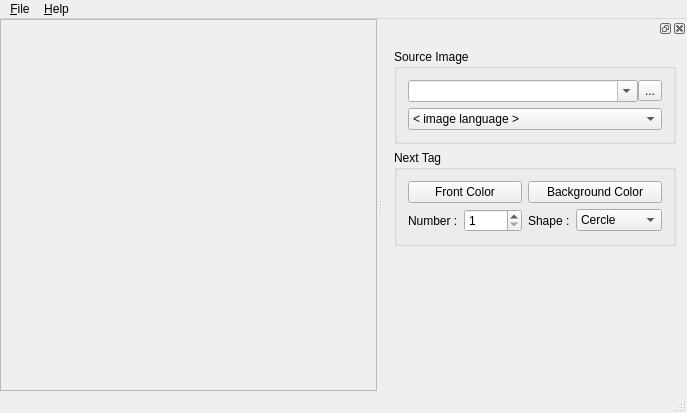
<?xml version="1.0" encoding="UTF-8"?>
<ui version="4.0">
 <class>MainWindow</class>
 <widget class="QMainWindow" name="MainWindow">
  <property name="geometry">
   <rect>
    <x>0</x>
    <y>0</y>
    <width>687</width>
    <height>413</height>
   </rect>
  </property>
  <property name="windowTitle">
   <string>MainWindow</string>
  </property>
  <widget class="QWidget" name="centralWidget">
   <layout class="QVBoxLayout" name="verticalLayout_2">
    <property name="margin">
     <number>0</number>
    </property>
    <item>
     <widget class="QScrollArea" name="scrollArea">
      <property name="widgetResizable">
       <bool>true</bool>
      </property>
      <widget class="QWidget" name="scrollAreaWidgetContents">
       <property name="geometry">
        <rect>
         <x>0</x>
         <y>0</y>
         <width>376</width>
         <height>368</height>
        </rect>
       </property>
      </widget>
     </widget>
    </item>
   </layout>
  </widget>
  <widget class="QMenuBar" name="menuBar">
   <property name="geometry">
    <rect>
     <x>0</x>
     <y>0</y>
     <width>687</width>
     <height>20</height>
    </rect>
   </property>
   <widget class="QMenu" name="menu_File">
    <property name="title">
     <string>&amp;File</string>
    </property>
    <addaction name="actionExit"/>
   </widget>
   <widget class="QMenu" name="menuAbout_Qt">
    <property name="title">
     <string>&amp;Help</string>
    </property>
    <addaction name="actionAboutQt"/>
    <addaction name="actionAboutImageTagger"/>
   </widget>
   <addaction name="menu_File"/>
   <addaction name="menuAbout_Qt"/>
  </widget>
  <widget class="QStatusBar" name="statusBar"/>
  <widget class="QDockWidget" name="toolDW">
   <property name="minimumSize">
    <size>
     <width>304</width>
     <height>220</height>
    </size>
   </property>
   <property name="acceptDrops">
    <bool>true</bool>
   </property>
   <property name="allowedAreas">
    <set>Qt::LeftDockWidgetArea|Qt::RightDockWidgetArea</set>
   </property>
   <attribute name="dockWidgetArea">
    <number>2</number>
   </attribute>
   <widget class="QWidget" name="dockWidgetContents_3">
    <layout class="QVBoxLayout" name="verticalLayout_3">
     <item>
      <widget class="QGroupBox" name="sourceGB">
       <property name="title">
        <string>Source Image</string>
       </property>
       <layout class="QVBoxLayout" name="verticalLayout">
        <item>
         <layout class="QHBoxLayout" name="horizontalLayout">
          <property name="spacing">
           <number>0</number>
          </property>
          <item>
           <widget class="QComboBox" name="imagePathCB">
            <property name="editable">
             <bool>true</bool>
            </property>
            <property name="insertPolicy">
             <enum>QComboBox::InsertAtTop</enum>
            </property>
           </widget>
          </item>
          <item>
           <widget class="QToolButton" name="imagePathPB">
            <property name="text">
             <string>...</string>
            </property>
           </widget>
          </item>
         </layout>
        </item>
        <item>
         <layout class="QHBoxLayout" name="horizontalLayout_2">
          <item>
           <widget class="QComboBox" name="imageLanguageCB">
            <item>
             <property name="text">
              <string>&lt; image language &gt;</string>
             </property>
            </item>
           </widget>
          </item>
         </layout>
        </item>
       </layout>
      </widget>
     </item>
     <item>
      <widget class="QGroupBox" name="tagGB">
       <property name="title">
        <string>Next Tag</string>
       </property>
       <layout class="QGridLayout" name="gridLayout">
        <item row="0" column="0" colspan="2">
         <widget class="QPushButton" name="frontColorPB">
          <property name="text">
           <string>Front Color</string>
          </property>
         </widget>
        </item>
        <item row="0" column="2" colspan="2">
         <widget class="QPushButton" name="backgroundColorPB">
          <property name="text">
           <string>Background Color</string>
          </property>
         </widget>
        </item>
        <item row="1" column="0">
         <widget class="QLabel" name="numberL">
          <property name="text">
           <string>Number :</string>
          </property>
         </widget>
        </item>
        <item row="1" column="1">
         <widget class="QSpinBox" name="numberSB">
          <property name="sizePolicy">
           <sizepolicy hsizetype="Expanding" vsizetype="Fixed">
            <horstretch>0</horstretch>
            <verstretch>0</verstretch>
           </sizepolicy>
          </property>
          <property name="minimum">
           <number>1</number>
          </property>
          <property name="maximum">
           <number>999</number>
          </property>
         </widget>
        </item>
        <item row="1" column="2">
         <widget class="QLabel" name="shapeL">
          <property name="text">
           <string>Shape :</string>
          </property>
         </widget>
        </item>
        <item row="1" column="3">
         <widget class="QComboBox" name="shapeCB">
          <property name="sizePolicy">
           <sizepolicy hsizetype="Expanding" vsizetype="Fixed">
            <horstretch>0</horstretch>
            <verstretch>0</verstretch>
           </sizepolicy>
          </property>
          <item>
           <property name="text">
            <string>Cercle</string>
           </property>
          </item>
          <item>
           <property name="text">
            <string>Diamond</string>
           </property>
          </item>
          <item>
           <property name="text">
            <string>Rectangle</string>
           </property>
          </item>
          <item>
           <property name="text">
            <string>Square</string>
           </property>
          </item>
          <item>
           <property name="text">
            <string>Tirangle</string>
           </property>
          </item>
          <item>
           <property name="text">
            <string>Triangle2</string>
           </property>
          </item>
         </widget>
        </item>
       </layout>
      </widget>
     </item>
     <item>
      <spacer name="verticalSpacer">
       <property name="orientation">
        <enum>Qt::Vertical</enum>
       </property>
       <property name="sizeHint" stdset="0">
        <size>
         <width>20</width>
         <height>40</height>
        </size>
       </property>
      </spacer>
     </item>
    </layout>
   </widget>
  </widget>
  <action name="actionExit">
   <property name="text">
    <string>E&amp;xit</string>
   </property>
   <property name="toolTip">
    <string>Exit the application</string>
   </property>
   <property name="shortcut">
    <string>Ctrl+Q</string>
   </property>
  </action>
  <action name="actionAboutQt">
   <property name="text">
    <string>About &amp;Qt...</string>
   </property>
   <property name="toolTip">
    <string>About Qt...</string>
   </property>
  </action>
  <action name="actionAboutImageTagger">
   <property name="text">
    <string>&amp;About ImageTagger...</string>
   </property>
   <property name="toolTip">
    <string>About ImageTagger...</string>
   </property>
  </action>
 </widget>
 <layoutdefault spacing="6" margin="11"/>
 <resources/>
 <connections/>
</ui>
